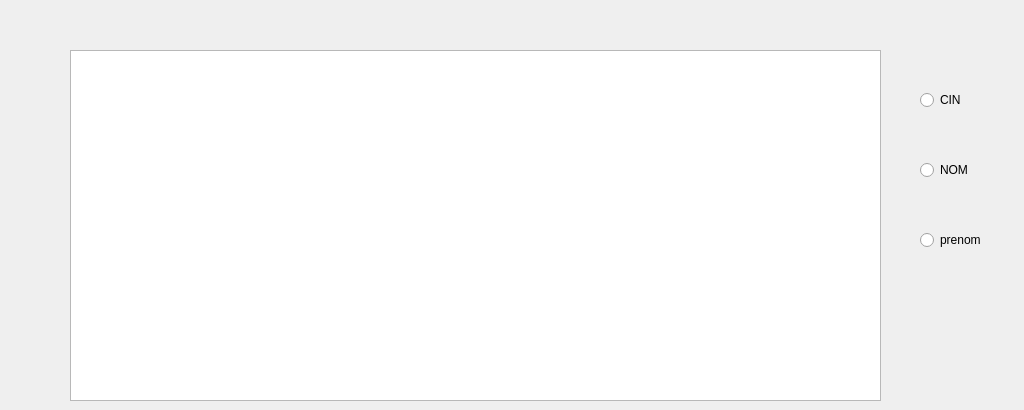
        <widget class="QWidget" name="tab_24">
         <attribute name="title">
          <string>afficher</string>
         </attribute>
         <widget class="QTableView" name="tableView_formateur">
          <property name="geometry">
           <rect>
            <x>70</x>
            <y>50</y>
            <width>811</width>
            <height>351</height>
           </rect>
          </property>
         </widget>
         <widget class="QRadioButton" name="radioButton_CIN">
          <property name="geometry">
           <rect>
            <x>920</x>
            <y>90</y>
            <width>95</width>
            <height>20</height>
           </rect>
          </property>
          <property name="text">
           <string>CIN</string>
          </property>
         </widget>
         <widget class="QRadioButton" name="radioButton_nom">
          <property name="geometry">
           <rect>
            <x>920</x>
            <y>160</y>
            <width>95</width>
            <height>20</height>
           </rect>
          </property>
          <property name="text">
           <string>NOM</string>
          </property>
         </widget>
         <widget class="QRadioButton" name="radioButton_prenom">
          <property name="geometry">
           <rect>
            <x>920</x>
            <y>230</y>
            <width>95</width>
            <height>20</height>
           </rect>
          </property>
          <property name="text">
           <string>prenom</string>
          </property>
         </widget>
        </widget>
